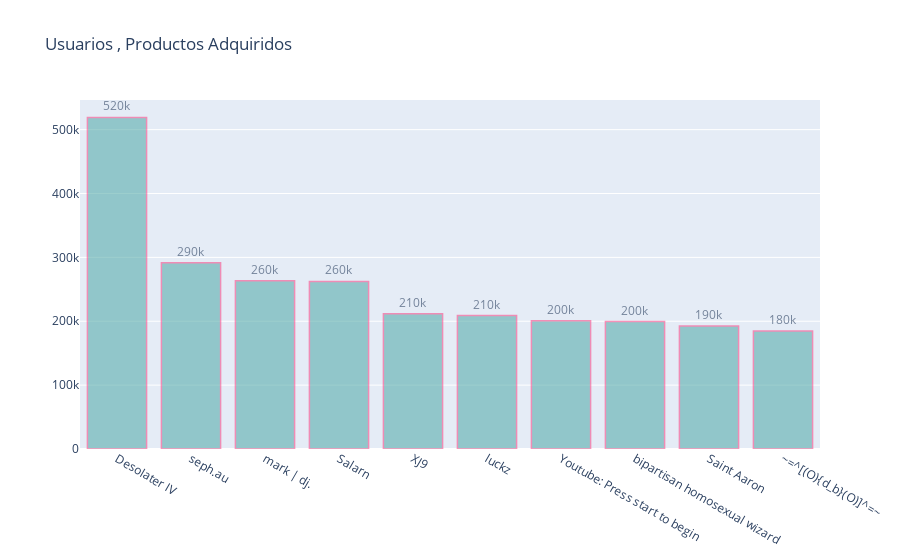

The cell this chart's notebook holds for it:
### Code cell
import plotly as py
import plotly.graph_objs as go
import numpy as np
from scipy import special
py.offline.init_notebook_mode(connected=True)
## Usuarios que más adquieren productos
import plotly.graph_objects as go

fig = go.Figure(go.Bar(
            x= cliente_product.sort_values('products',ascending = False).username,
            y= cliente_product.sort_values('products',ascending = False).products,
            orientation='v'))

fig.update_traces(marker_color='#5BAEAD', marker_line_color='rgba (246, 78, 139, 1.0)',
                  marker_line_width=1.5, opacity=0.6)

fig.update_traces(texttemplate='%{y:.2s}', textposition='outside')

fig.update_layout(title_text='Usuarios , Productos Adquiridos')

fig.show()

### Figure 1 — Plotly figure (JSON) as saved in the notebook; plotly's stock layout.template omitted (floating-point values rounded to 4 significant figures)
{"data": [{"marker": {"color": "#5BAEAD", "line": {"color": "rgba (246, 78, 139, 1.0)", "width": 1.5}}, "opacity": 0.6, "orientation": "v", "textposition": "outside", "texttemplate": "%{y:.2s}", "type": "bar", "x": ["Desolater IV", "seph.au", "mark | dj.", "Salarn", "XJ9", "luckz", "Youtube: Press start to begin", "bipartisan homosexual wizard", "Saint Aaron", "~=^[(O){d_b}(O)]^=~"], "y": [519085, 291772, 263588, 262317, 211924, 208909, 200632, 199467, 192546, 184880]}], "layout": {"title": {"text": "Usuarios , Productos Adquiridos"}}}
